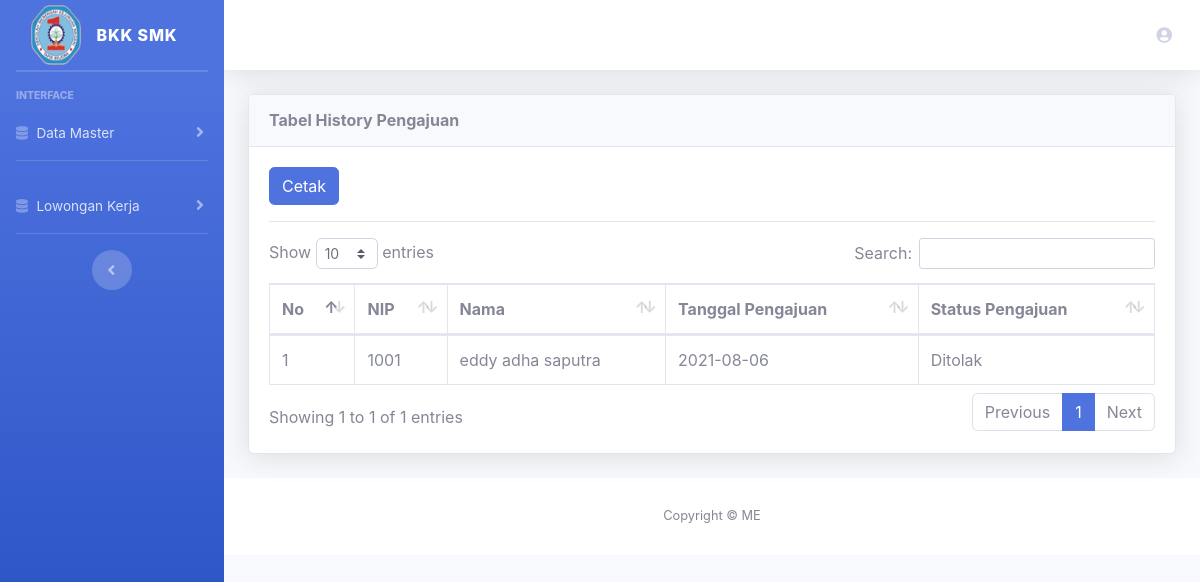
The app's page /index.php/admin/semua_pengajuan_ditolak with its own data.
### tables this page shows
CREATE TABLE `berkas` (
  `id_berkas` int(10) NOT NULL,
  `nip` varchar(20) NOT NULL,
  `file` text NOT NULL,
  `date` varchar(10) NOT NULL,
  `status_pengajuan` varchar(255) NOT NULL
);

CREATE TABLE `pegawai` (
  `id_pegawai` int(20) NOT NULL,
  `nip` varchar(20) NOT NULL,
  `nama_lengkap` varchar(50) NOT NULL,
  `nama_panggilan` varchar(50) NOT NULL,
  `jk` varchar(20) NOT NULL,
  `tempat` varchar(20) NOT NULL,
  `ttl` varchar(25) NOT NULL,
  `alamat_saat_ini` text NOT NULL,
  `alamat_permanen` text NOT NULL,
  `no_telp` varchar(25) NOT NULL,
  `agama` varchar(10) NOT NULL,
  `no_ktp` int(20) NOT NULL,
  `hobi` varchar(50) NOT NULL,
  `email` varchar(50) NOT NULL,
  `jabatan` varchar(20) NOT NULL,
  `bidang` varchar(20) NOT NULL,
  `status_pegawai` varchar(50) NOT NULL,
  `mulai_bekerja` varchar(50) NOT NULL,
  `foto` text NOT NULL
);

### application/controllers/Admin.php (called while the page is built, shortened)
<?php
class Admin extends CI_Controller
{
    public function __construct()
    {
        $this->load->library('form_validation');
        $this->load->model('jabatan_m');
        $this->load->model('pegawai_m');
        $this->load->model('bidang_m');
        $this->load->model('pengajuan_m');
    }
    public function semua_pengajuan_ditolak()
    {
        $data['judul'] = 'Data Pengajuan Ditolak';
        $data['data'] = $this->pengajuan_m->get_all_pengajuan_ditolak();
        $data['nama'] = $this->session->userdata('nama_lengkap');
        $this->load->view('template/header', $data);
        $this->load->view('admin/pengajuan/pengajuan_ditolak', $data);
        $this->load->view('template/footer');
    }
}

### index.php (called while the page is built, shortened)
<?php
require_once BASEPATH.'core/CodeIgniter.php';

### application/models/Pengajuan_m.php (called while the page is built, shortened)
<?php
class Pengajuan_m extends CI_Model
{
    public function get_all_pengajuan_ditolak()
    {
        $this->db->where('status_pengajuan', 'Ditolak');
        $this->db->join('pegawai', 'pegawai.nip = berkas.nip');
        $this->db->order_by('id_berkas', 'desc');
        return $this->db->get('berkas')->result();
    }
}

### application/views/admin/pengajuan/pengajuan_ditolak.php (the view)
<div class="container-fluid">
    <div class="card shadow mb-4">
        <div class="card-header py-3">
            <h6 class="m-0 font-weight-bold ">Tabel History Pengajuan</h6>
        </div>
        <div class="card-body">
            <div class="table-responsive">
                <a href="<?= base_url('admin/cetak_semua_pengajuan_ditolak') ?>" class="btn btn-primary">Cetak</a>
                <br>
                <hr>
                <table class="table table-bordered" id="dataTable" width="100%" cellspacing="0">
                    <thead>
                        <tr>
                            <th>No</th>
                            <th>NIP</th>
                            <th>Nama</th>
                            <th>Tanggal Pengajuan</th>
                            <th>Status Pengajuan</th>
                        </tr>
                    </thead>
                    <tbody>
                        <?php
                        $nomor = 1;
                        foreach ($data as $x) { ?>
                            <tr>
                                <td><?= $nomor++; ?></td>
                                <td><?= $x->nip; ?></td>
                                <td><?= $x->nama_lengkap; ?></td>
                                <td><?= $x->date; ?></td>
                                <td><?= $x->status_pengajuan; ?></td>
                            </tr>
                        <?php } ?>
                    </tbody>
                </table>
            </div>
        </div>
    </div>
</div>

### records on screen
berkas: pegawai.nip "1001", pegawai.nama_lengkap "eddy adha saputra", date "2021-08-06", status_pengajuan "Ditolak"
